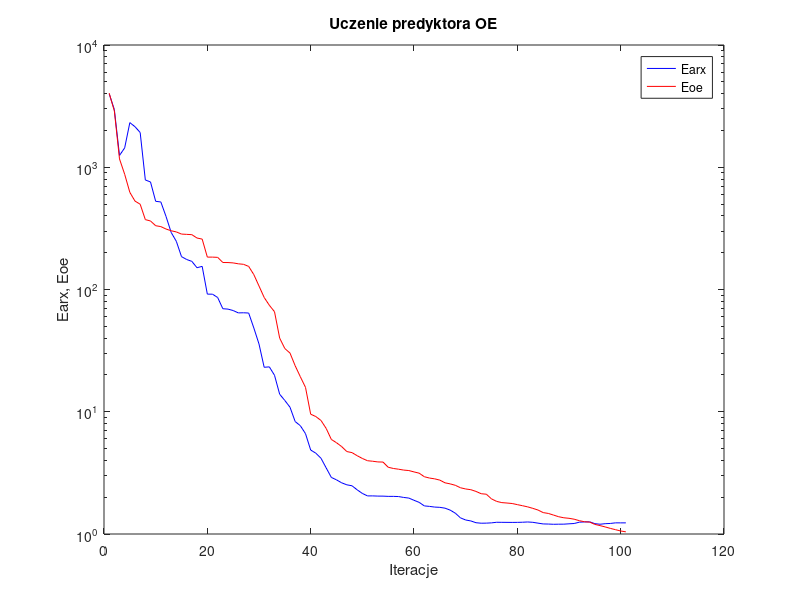
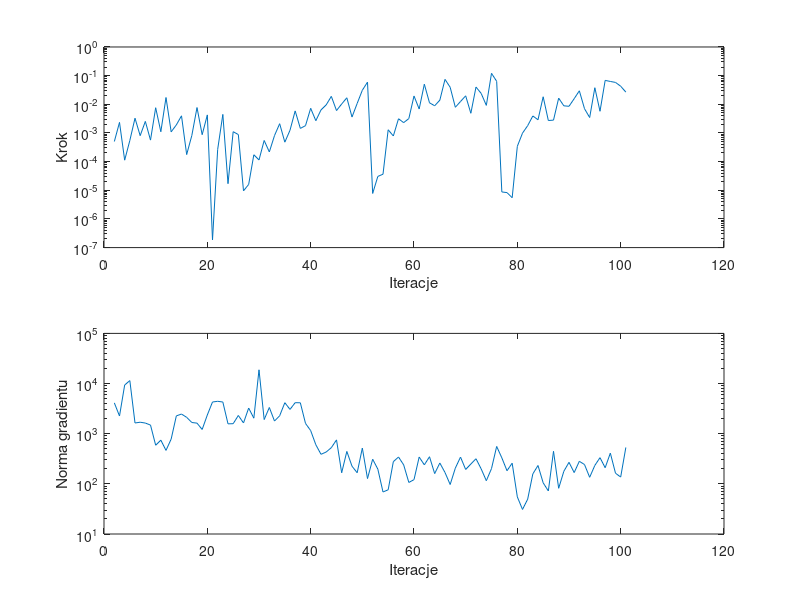

Recreate these plots in MATLAB, in order.
%uczenie predyktora oe
clear all;
n=0; farx(n+1)=3.990816e+003; foe(n+1)=4.036630e+003; wspucz(n+1)=0.000000e+000; ng(n+1)=0.000000e+000;
%odnowa zmiennej metryki
n=1; farx(n+1)=2.967099e+003; foe(n+1)=2.889259e+003; krok(n+1)=5.033545e-004; ng(n+1)=4.113871e+003;
n=2; farx(n+1)=1.249101e+003; foe(n+1)=1.169621e+003; krok(n+1)=2.339183e-003; ng(n+1)=2.252994e+003;
n=3; farx(n+1)=1.440160e+003; foe(n+1)=8.763772e+002; krok(n+1)=1.123699e-004; ng(n+1)=9.343226e+003;
n=4; farx(n+1)=2.317501e+003; foe(n+1)=6.232778e+002; krok(n+1)=5.469456e-004; ng(n+1)=1.145693e+004;
n=5; farx(n+1)=2.146217e+003; foe(n+1)=5.285496e+002; krok(n+1)=3.271540e-003; ng(n+1)=1.636226e+003;
n=6; farx(n+1)=1.924207e+003; foe(n+1)=4.985411e+002; krok(n+1)=8.054395e-004; ng(n+1)=1.693480e+003;
n=7; farx(n+1)=7.869608e+002; foe(n+1)=3.729373e+002; krok(n+1)=2.531421e-003; ng(n+1)=1.629889e+003;
n=8; farx(n+1)=7.580716e+002; foe(n+1)=3.635349e+002; krok(n+1)=5.635193e-004; ng(n+1)=1.485648e+003;
n=9; farx(n+1)=5.265477e+002; foe(n+1)=3.324831e+002; krok(n+1)=7.591652e-003; ng(n+1)=5.890030e+002;
n=10; farx(n+1)=5.201195e+002; foe(n+1)=3.269957e+002; krok(n+1)=1.102111e-003; ng(n+1)=7.440282e+002;
n=11; farx(n+1)=3.964963e+002; foe(n+1)=3.124137e+002; krok(n+1)=1.725161e-002; ng(n+1)=4.644838e+002;
n=12; farx(n+1)=2.930245e+002; foe(n+1)=3.023698e+002; krok(n+1)=1.093891e-003; ng(n+1)=7.822395e+002;
n=13; farx(n+1)=2.477302e+002; foe(n+1)=2.957812e+002; krok(n+1)=1.908037e-003; ng(n+1)=2.265539e+003;
n=14; farx(n+1)=1.857296e+002; foe(n+1)=2.840409e+002; krok(n+1)=3.964038e-003; ng(n+1)=2.464526e+003;
n=15; farx(n+1)=1.759619e+002; foe(n+1)=2.824927e+002; krok(n+1)=1.761674e-004; ng(n+1)=2.118058e+003;
n=16; farx(n+1)=1.698681e+002; foe(n+1)=2.809565e+002; krok(n+1)=8.180843e-004; ng(n+1)=1.672089e+003;
n=17; farx(n+1)=1.506972e+002; foe(n+1)=2.637011e+002; krok(n+1)=7.704335e-003; ng(n+1)=1.624021e+003;
n=18; farx(n+1)=1.546679e+002; foe(n+1)=2.584517e+002; krok(n+1)=8.704444e-004; ng(n+1)=1.214942e+003;
n=19; farx(n+1)=9.165721e+001; foe(n+1)=1.840593e+002; krok(n+1)=4.266689e-003; ng(n+1)=2.364011e+003;
n=20; farx(n+1)=9.155785e+001; foe(n+1)=1.840410e+002; krok(n+1)=1.849401e-007; ng(n+1)=4.286725e+003;
n=21; farx(n+1)=8.599205e+001; foe(n+1)=1.832014e+002; krok(n+1)=2.663065e-004; ng(n+1)=4.425452e+003;
n=22; farx(n+1)=6.963083e+001; foe(n+1)=1.662849e+002; krok(n+1)=4.440041e-003; ng(n+1)=4.282103e+003;
n=23; farx(n+1)=6.911830e+001; foe(n+1)=1.661279e+002; krok(n+1)=1.700060e-005; ng(n+1)=1.572572e+003;
n=24; farx(n+1)=6.728796e+001; foe(n+1)=1.650312e+002; krok(n+1)=1.106947e-003; ng(n+1)=1.582902e+003;
n=25; farx(n+1)=6.436104e+001; foe(n+1)=1.622541e+002; krok(n+1)=8.790130e-004; ng(n+1)=2.308848e+003;
%odnowa zmiennej metryki
n=26; farx(n+1)=6.451665e+001; foe(n+1)=1.607143e+002; krok(n+1)=9.549067e-006; ng(n+1)=1.638032e+003;
n=27; farx(n+1)=6.421158e+001; foe(n+1)=1.545042e+002; krok(n+1)=1.602405e-005; ng(n+1)=3.246996e+003;
n=28; farx(n+1)=4.843586e+001; foe(n+1)=1.323385e+002; krok(n+1)=1.733806e-004; ng(n+1)=2.040005e+003;
n=29; farx(n+1)=3.582536e+001; foe(n+1)=1.067926e+002; krok(n+1)=1.144049e-004; ng(n+1)=1.878633e+004;
n=30; farx(n+1)=2.310731e+001; foe(n+1)=8.609156e+001; krok(n+1)=5.469456e-004; ng(n+1)=1.913459e+003;
n=31; farx(n+1)=2.328934e+001; foe(n+1)=7.431337e+001; krok(n+1)=2.178264e-004; ng(n+1)=3.330938e+003;
n=32; farx(n+1)=1.988588e+001; foe(n+1)=6.584503e+001; krok(n+1)=8.106441e-004; ng(n+1)=1.787834e+003;
n=33; farx(n+1)=1.391095e+001; foe(n+1)=4.001640e+001; krok(n+1)=2.105249e-003; ng(n+1)=2.279647e+003;
n=34; farx(n+1)=1.236473e+001; foe(n+1)=3.289201e+001; krok(n+1)=4.770094e-004; ng(n+1)=4.152054e+003;
n=35; farx(n+1)=1.089146e+001; foe(n+1)=3.019876e+001; krok(n+1)=1.243743e-003; ng(n+1)=3.048597e+003;
n=36; farx(n+1)=8.314597e+000; foe(n+1)=2.378882e+001; krok(n+1)=5.879413e-003; ng(n+1)=4.156315e+003;
n=37; farx(n+1)=7.689579e+000; foe(n+1)=1.933352e+001; krok(n+1)=1.441974e-003; ng(n+1)=4.132794e+003;
n=38; farx(n+1)=6.619538e+000; foe(n+1)=1.582818e+001; krok(n+1)=1.797919e-003; ng(n+1)=1.603414e+003;
n=39; farx(n+1)=4.864500e+000; foe(n+1)=9.554662e+000; krok(n+1)=7.251821e-003; ng(n+1)=1.153235e+003;
n=40; farx(n+1)=4.581103e+000; foe(n+1)=9.133782e+000; krok(n+1)=2.677949e-003; ng(n+1)=6.017283e+002;
n=41; farx(n+1)=4.164044e+000; foe(n+1)=8.485585e+000; krok(n+1)=6.374691e-003; ng(n+1)=3.881087e+002;
n=42; farx(n+1)=3.473938e+000; foe(n+1)=7.306690e+000; krok(n+1)=9.524551e-003; ng(n+1)=4.312055e+002;
n=43; farx(n+1)=2.903059e+000; foe(n+1)=5.936328e+000; krok(n+1)=1.890949e-002; ng(n+1)=5.263592e+002;
n=44; farx(n+1)=2.772469e+000; foe(n+1)=5.580014e+000; krok(n+1)=6.053639e-003; ng(n+1)=7.526244e+002;
n=45; farx(n+1)=2.622576e+000; foe(n+1)=5.188320e+000; krok(n+1)=1.023953e-002; ng(n+1)=1.663307e+002;
n=46; farx(n+1)=2.525386e+000; foe(n+1)=4.724552e+000; krok(n+1)=1.688698e-002; ng(n+1)=4.430123e+002;
n=47; farx(n+1)=2.480219e+000; foe(n+1)=4.631368e+000; krok(n+1)=3.595838e-003; ng(n+1)=2.250193e+002;
n=48; farx(n+1)=2.298494e+000; foe(n+1)=4.370088e+000; krok(n+1)=1.071180e-002; ng(n+1)=1.664637e+002;
n=49; farx(n+1)=2.147589e+000; foe(n+1)=4.149834e+000; krok(n+1)=3.096333e-002; ng(n+1)=5.168978e+002;
n=50; farx(n+1)=2.049159e+000; foe(n+1)=3.975931e+000; krok(n+1)=5.931582e-002; ng(n+1)=1.274073e+002;
%odnowa zmiennej metryki
n=51; farx(n+1)=2.049978e+000; foe(n+1)=3.937402e+000; krok(n+1)=7.746296e-006; ng(n+1)=3.097308e+002;
n=52; farx(n+1)=2.041976e+000; foe(n+1)=3.886892e+000; krok(n+1)=3.047298e-005; ng(n+1)=1.964454e+002;
n=53; farx(n+1)=2.040816e+000; foe(n+1)=3.876944e+000; krok(n+1)=3.635626e-005; ng(n+1)=6.882807e+001;
n=54; farx(n+1)=2.031393e+000; foe(n+1)=3.516638e+000; krok(n+1)=1.291963e-003; ng(n+1)=7.613133e+001;
n=55; farx(n+1)=2.031317e+000; foe(n+1)=3.436218e+000; krok(n+1)=7.843678e-004; ng(n+1)=2.768989e+002;
n=56; farx(n+1)=2.024582e+000; foe(n+1)=3.389348e+000; krok(n+1)=3.128460e-003; ng(n+1)=3.431412e+002;
n=57; farx(n+1)=1.991083e+000; foe(n+1)=3.333755e+000; krok(n+1)=2.293768e-003; ng(n+1)=2.389999e+002;
n=58; farx(n+1)=1.967433e+000; foe(n+1)=3.304084e+000; krok(n+1)=3.174920e-003; ng(n+1)=1.066418e+002;
n=59; farx(n+1)=1.887045e+000; foe(n+1)=3.220731e+000; krok(n+1)=1.948813e-002; ng(n+1)=1.212343e+002;
n=60; farx(n+1)=1.814611e+000; foe(n+1)=3.144604e+000; krok(n+1)=6.854056e-003; ng(n+1)=3.423144e+002;
n=61; farx(n+1)=1.697635e+000; foe(n+1)=2.940971e+000; krok(n+1)=5.034993e-002; ng(n+1)=2.392696e+002;
n=62; farx(n+1)=1.682401e+000; foe(n+1)=2.868624e+000; krok(n+1)=1.127002e-002; ng(n+1)=3.473510e+002;
n=63; farx(n+1)=1.660604e+000; foe(n+1)=2.826227e+000; krok(n+1)=8.894860e-003; ng(n+1)=1.602024e+002;
n=64; farx(n+1)=1.652456e+000; foe(n+1)=2.758992e+000; krok(n+1)=1.394089e-002; ng(n+1)=2.603539e+002;
n=65; farx(n+1)=1.626832e+000; foe(n+1)=2.622315e+000; krok(n+1)=7.406706e-002; ng(n+1)=1.682756e+002;
n=66; farx(n+1)=1.568462e+000; foe(n+1)=2.570856e+000; krok(n+1)=3.929724e-002; ng(n+1)=9.698246e+001;
n=67; farx(n+1)=1.479726e+000; foe(n+1)=2.502075e+000; krok(n+1)=7.876901e-003; ng(n+1)=2.059617e+002;
n=68; farx(n+1)=1.354773e+000; foe(n+1)=2.389178e+000; krok(n+1)=1.251384e-002; ng(n+1)=3.417057e+002;
n=69; farx(n+1)=1.301991e+000; foe(n+1)=2.335558e+000; krok(n+1)=1.975379e-002; ng(n+1)=1.935935e+002;
n=70; farx(n+1)=1.278886e+000; foe(n+1)=2.303498e+000; krok(n+1)=4.866267e-003; ng(n+1)=2.483976e+002;
n=71; farx(n+1)=1.236692e+000; foe(n+1)=2.229964e+000; krok(n+1)=4.000365e-002; ng(n+1)=3.168262e+002;
n=72; farx(n+1)=1.225283e+000; foe(n+1)=2.135656e+000; krok(n+1)=2.399905e-002; ng(n+1)=1.988013e+002;
n=73; farx(n+1)=1.227191e+000; foe(n+1)=2.115814e+000; krok(n+1)=9.175071e-003; ng(n+1)=1.155076e+002;
n=74; farx(n+1)=1.233491e+000; foe(n+1)=1.937519e+000; krok(n+1)=1.204927e-001; ng(n+1)=2.015294e+002;
n=75; farx(n+1)=1.247374e+000; foe(n+1)=1.847714e+000; krok(n+1)=6.345427e-002; ng(n+1)=5.570630e+002;
%odnowa zmiennej metryki
n=76; farx(n+1)=1.245899e+000; foe(n+1)=1.806301e+000; krok(n+1)=8.746968e-006; ng(n+1)=3.299460e+002;
n=77; farx(n+1)=1.245106e+000; foe(n+1)=1.792147e+000; krok(n+1)=8.284610e-006; ng(n+1)=1.826410e+002;
n=78; farx(n+1)=1.244089e+000; foe(n+1)=1.775864e+000; krok(n+1)=5.504150e-006; ng(n+1)=2.583252e+002;
n=79; farx(n+1)=1.245149e+000; foe(n+1)=1.738940e+000; krok(n+1)=3.428360e-004; ng(n+1)=5.491288e+001;
n=80; farx(n+1)=1.248028e+000; foe(n+1)=1.703593e+000; krok(n+1)=9.854180e-004; ng(n+1)=3.087692e+001;
n=81; farx(n+1)=1.254318e+000; foe(n+1)=1.667160e+000; krok(n+1)=1.797903e-003; ng(n+1)=4.946269e+001;
n=82; farx(n+1)=1.246300e+000; foe(n+1)=1.620899e+000; krok(n+1)=3.917519e-003; ng(n+1)=1.580040e+002;
n=83; farx(n+1)=1.226974e+000; foe(n+1)=1.570755e+000; krok(n+1)=2.885366e-003; ng(n+1)=2.323085e+002;
n=84; farx(n+1)=1.208820e+000; foe(n+1)=1.496680e+000; krok(n+1)=1.831590e-002; ng(n+1)=1.049128e+002;
n=85; farx(n+1)=1.206236e+000; foe(n+1)=1.472986e+000; krok(n+1)=2.716773e-003; ng(n+1)=7.212568e+001;
n=86; farx(n+1)=1.200937e+000; foe(n+1)=1.428497e+000; krok(n+1)=2.804195e-003; ng(n+1)=4.459588e+002;
n=87; farx(n+1)=1.203103e+000; foe(n+1)=1.384702e+000; krok(n+1)=1.640862e-002; ng(n+1)=8.153939e+001;
n=88; farx(n+1)=1.203741e+000; foe(n+1)=1.357341e+000; krok(n+1)=8.855578e-003; ng(n+1)=1.780128e+002;
n=89; farx(n+1)=1.211624e+000; foe(n+1)=1.344090e+000; krok(n+1)=8.518466e-003; ng(n+1)=2.686873e+002;
n=90; farx(n+1)=1.218697e+000; foe(n+1)=1.321466e+000; krok(n+1)=1.567500e-002; ng(n+1)=1.678590e+002;
n=91; farx(n+1)=1.249549e+000; foe(n+1)=1.285264e+000; krok(n+1)=2.959126e-002; ng(n+1)=2.816331e+002;
n=92; farx(n+1)=1.255317e+000; foe(n+1)=1.259563e+000; krok(n+1)=7.032104e-003; ng(n+1)=2.426885e+002;
n=93; farx(n+1)=1.257221e+000; foe(n+1)=1.251220e+000; krok(n+1)=3.452691e-003; ng(n+1)=1.351555e+002;
n=94; farx(n+1)=1.215511e+000; foe(n+1)=1.198384e+000; krok(n+1)=3.786424e-002; ng(n+1)=2.330555e+002;
n=95; farx(n+1)=1.201842e+000; foe(n+1)=1.171514e+000; krok(n+1)=5.711090e-003; ng(n+1)=3.328747e+002;
n=96; farx(n+1)=1.214509e+000; foe(n+1)=1.142787e+000; krok(n+1)=6.826594e-002; ng(n+1)=2.097967e+002;
n=97; farx(n+1)=1.219728e+000; foe(n+1)=1.111523e+000; krok(n+1)=6.268030e-002; ng(n+1)=4.099362e+002;
n=98; farx(n+1)=1.233882e+000; foe(n+1)=1.084840e+000; krok(n+1)=5.801457e-002; ng(n+1)=1.629684e+002;
n=99; farx(n+1)=1.233224e+000; foe(n+1)=1.058793e+000; krok(n+1)=4.277073e-002; ng(n+1)=1.366242e+002;
n=100; farx(n+1)=1.233561e+000; foe(n+1)=1.041899e+000; krok(n+1)=2.667694e-002; ng(n+1)=5.312015e+002;

figure; semilogy(farx,'b'); hold on; semilogy(foe,'r'); xlabel('Iteracje'); ylabel('Earx, Eoe'); legend('Earx','Eoe'); title('Uczenie predyktora OE');
figure; subplot(2,1,1); semilogy(krok); xlabel('Iteracje'); ylabel('Krok');
subplot(2,1,2); semilogy(ng); xlabel('Iteracje'); ylabel('Norma gradientu');
Earx=farx(n+1)
Eoe=foe(n+1)
